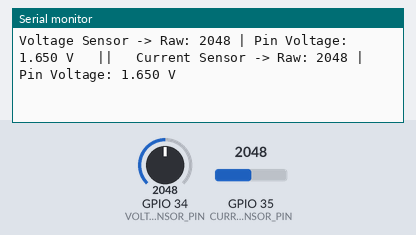
Bench run of a sketch on a simulated ESP32. On the bench: the last lines printed to the serial monitor. The test bench sets the inputs (shaded band); at power-on: GPIO 34 (VOLTAGE_SENSOR_PIN) = 2048, GPIO 35 (CURRENT_SENSOR_PIN) = 2048.

Above: at 3.2 s.
3.3 s: GPIO 34 (VOLTAGE_SENSOR_PIN) set to 2866
At 4.6 s:
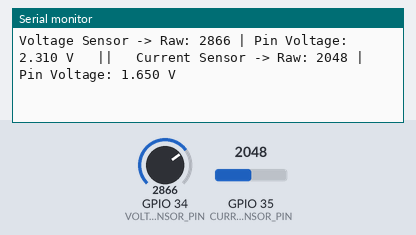
4.8 s: GPIO 35 (CURRENT_SENSOR_PIN) set to 2866
At 5.8 s:
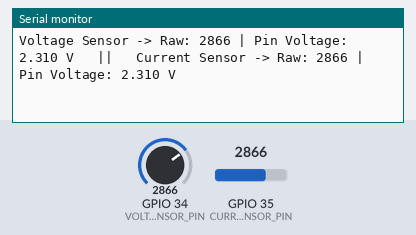
6.3 s: GPIO 34 (VOLTAGE_SENSOR_PIN) set to 3603
At 7.6 s:
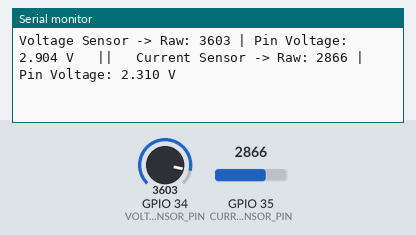
7.8 s: GPIO 35 (CURRENT_SENSOR_PIN) set to 3603
At 8.7 s:
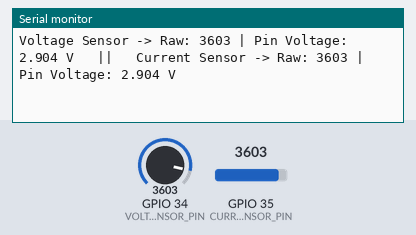
Timing chart, 0 to 10.3 s (numbered marks = the images above; inputs shaded):
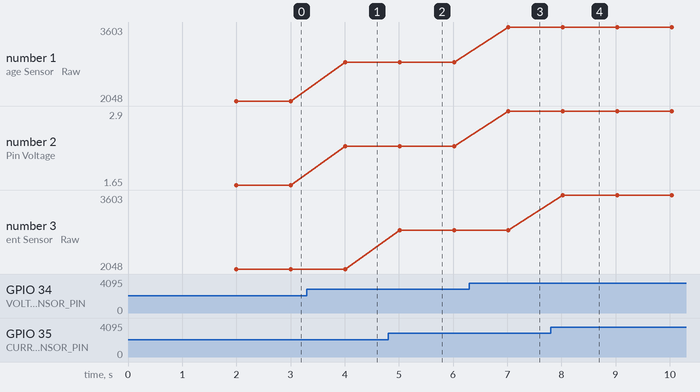

Measured:
- after the input at 3.3 s, the serial monitor: prints a new line after 0.71 s (image 1)
- after the input at 4.8 s, the serial monitor: prints a new line after 0.21 s (image 2)
- after the input at 6.3 s, the serial monitor: prints a new line after 0.72 s (image 3)
- after the input at 7.8 s, the serial monitor: prints a new line after 0.23 s (image 4)
- plotted number 1: 2048 → 2866 after the input at 3.3 s, 2866 → 3603 after the input at 6.3 s
- plotted number 2: 1.65 → 2.31 after the input at 3.3 s, 2.31 → 2.9 after the input at 6.3 s

The sketch:

sensor_tst_code.ino
```cpp
#define VOLTAGE_SENSOR_PIN 34
#define CURRENT_SENSOR_PIN 35

void setup() {
  Serial.begin(115200);
  delay(2000);  // skip boot messages

  Serial.println("Sensor Test Started...");
}

void loop() {

  int rawVoltage = analogRead(VOLTAGE_SENSOR_PIN);
  int rawCurrent = analogRead(CURRENT_SENSOR_PIN);

  float voltagePin = (rawVoltage / 4095.0) * 3.3;
  float currentPin = (rawCurrent / 4095.0) * 3.3;

  Serial.print("Voltage Sensor -> Raw: ");
  Serial.print(rawVoltage);
  Serial.print(" | Pin Voltage: ");
  Serial.print(voltagePin, 3);
  Serial.print(" V   ||   ");

  Serial.print("Current Sensor -> Raw: ");
  Serial.print(rawCurrent);
  Serial.print(" | Pin Voltage: ");
  Serial.print(currentPin, 3);
  Serial.println(" V");

  delay(1000);
}
```
